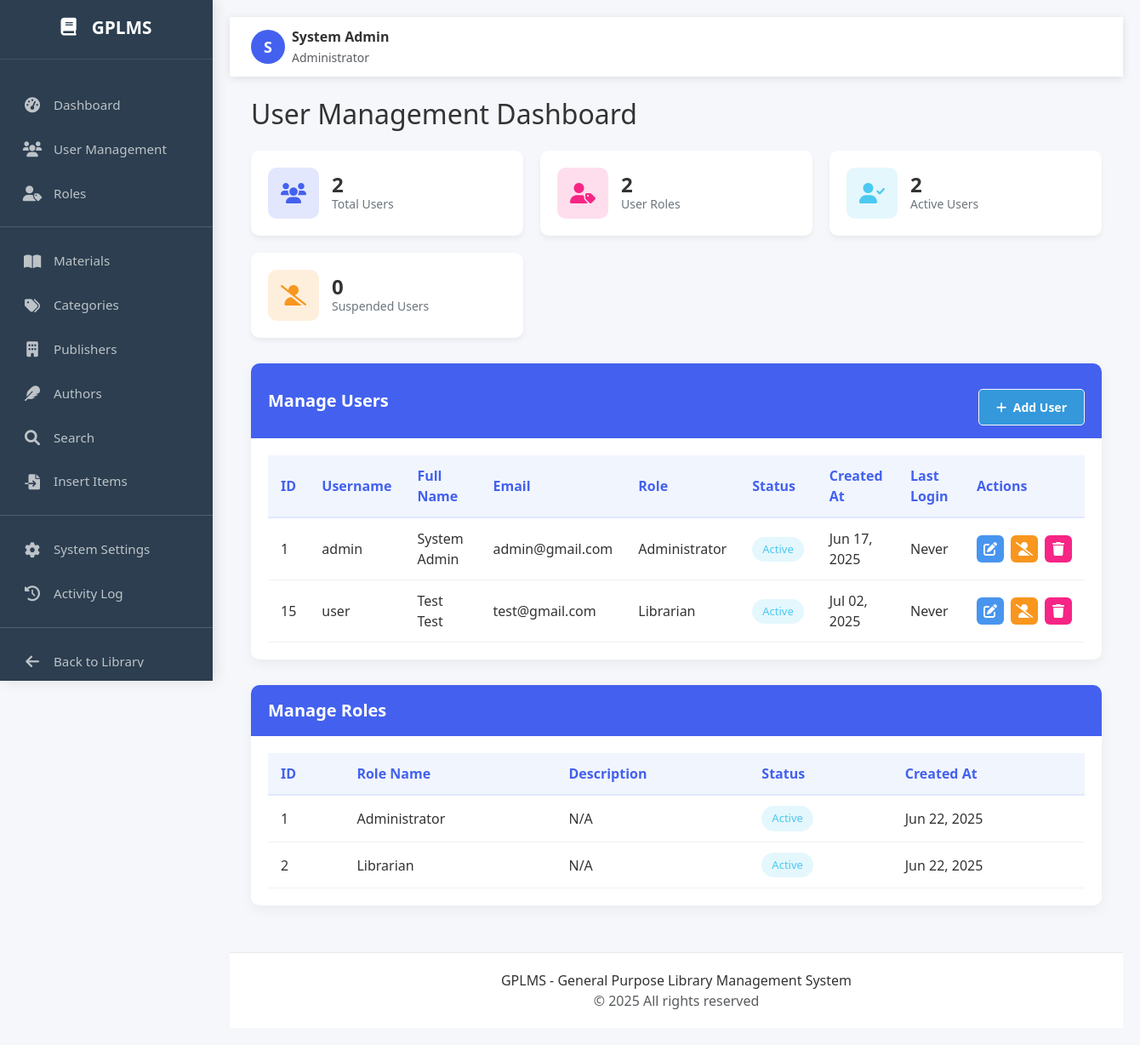
/src/main/users-manager.php (signed in), run on the app's committed database.
### tables this page shows
CREATE TABLE `users` (
  `user_id` int NOT NULL AUTO_INCREMENT,
  `username` varchar(255) NOT NULL,
  `password` varchar(255) NOT NULL,
  `full_name` varchar(255) NOT NULL,
  `email` varchar(255) NOT NULL,
  `phone` varchar(20) DEFAULT NULL,
  `role_id` int NOT NULL,
  `status` enum('active','suspended') NOT NULL DEFAULT 'active',
  `created_at` timestamp NULL DEFAULT CURRENT_TIMESTAMP,
  `last_login` datetime DEFAULT NULL,
  PRIMARY KEY (`user_id`),
  UNIQUE KEY `username` (`username`),
  UNIQUE KEY `email` (`email`),
  KEY `role_id` (`role_id`),
  CONSTRAINT `users_ibfk_1` FOREIGN KEY (`role_id`) REFERENCES `roles` (`role_id`)
);

CREATE TABLE `roles` (
  `role_id` int NOT NULL AUTO_INCREMENT,
  `role_name` varchar(50) NOT NULL,
  `description` text,
  `created_at` timestamp NULL DEFAULT CURRENT_TIMESTAMP,
  `status` enum('active','inactive') NOT NULL DEFAULT 'active',
  PRIMARY KEY (`role_id`),
  UNIQUE KEY `role_name` (`role_name`)
);

### src/conf/translation.php (called while the page is built, shortened)
<?php
$default_language = 'EN';
$lang = $translations[$default_language] ?? $translations['EN'];
?>

### src/components/user-main-content.php (the view, shortened to what this page needs)
<div class="main-content">
    <div class="topbar">
        <div class="user-info">
            <div class="user-avatar">
                <?= strtoupper(substr($current_user['full_name'], 0, 1)) ?>
            </div>
            <div class="ms-2">
                <div class="fw-bold"><?= htmlspecialchars($current_user['full_name']) ?></div>
                <small class="text-muted"><?= $_SESSION['role'] ?></small>
            </div>
        </div>
    </div>
    <div class="content-area">
        <h2 class="mb-4"><?= $lang['user_management_dashboard'] ?></h2>
        <div class="stats-container">
            <div class="stat-card">
                <div class="stat-icon users">
                    <i class="fas fa-users"></i>
                </div>
                <div>
                    <div class="stat-value">
                        <?= count($users) ?>
                    </div>
                    <div class="stat-label"><?= $lang['total_users'] ?></div>
                </div>
            </div>
            <div class="stat-card">
                <div class="stat-icon roles">
                    <i class="fas fa-user-tag"></i>
                </div>
                <div>
                    <div class="stat-value">
                        <?= count($roles) ?>
                    </div>
                    <div class="stat-label"><?= $lang['user_roles'] ?></div>
                </div>
            </div>
            <div class="stat-card">
                <div class="stat-icon active">
                    <i class="fas fa-user-check"></i>
                </div>
                <div>
                    <div class="stat-value">
                        <?= count(array_filter($users, function($user) { return $user['status'] === 'active'; })) ?>
                    </div>
                    <div class="stat-label"><?= $lang['active_users'] ?></div>
                </div>
            </div>
            <div class="stat-card">
                <div class="stat-icon suspended">
                    <i class="fas fa-user-slash"></i>
                </div>
                <div>
                    <div class="stat-value">
                        <?= count(array_filter($users, function($user) { return $user['status'] === 'suspended'; })) ?>
                    </div>
                    <div class="stat-label"><?= $lang['suspended_users'] ?></div>
                </div>
            </div>
        </div>
        <div class="admin-card">
            <div class="card-header">
                <span><?= $lang['manage_users'] ?></span>
                <button class="btn btn-light btn-sm" data-bs-toggle="modal" data-bs-target="#userModal">
                    <i class="fas fa-plus me-1"></i> <?= $lang['add_user'] ?>
                </button>
            </div>
            <div class="card-body">
                <div class="table-responsive">
                    <table class="admin-table">
                        <thead>
                            <tr>
                                <th><?= $lang['id'] ?></th>
                                <th><?= $lang['username'] ?></th>
                                <th><?= $lang['full_name'] ?></th>
                                <th><?= $lang['email'] ?></th>
                                <th><?= $lang['role'] ?></th>
                                <th><?= $lang['status'] ?></th>
                                <th><?= $lang['created_at'] ?></th>
                                <th><?= $lang['last_login'] ?></th>
                                <th><?= $lang['actions'] ?></th>
                            </tr>
                        </thead>
                        <tbody>
                            <?php foreach ($users as $user):
                                $role_stmt = $pdo->prepare("SELECT role_name FROM roles WHERE role_id = ?");
                                $role_stmt->execute([$user['role_id']]);
                                $role_name = $role_stmt->fetchColumn();
                            ?>
                                <tr>
                                    <td><?= $user['user_id'] ?></td>
                                    <td><?= htmlspecialchars($user['username']) ?></td>
                                    <td><?= htmlspecialchars($user['full_name']) ?></td>
                                    <td><?= htmlspecialchars($user['email']) ?></td>
                                    <td><?= htmlspecialchars($role_name) ?></td>
                                    <td>
                                        <span class="status-badge status-<?= $user['status'] ?>">
                                            <?= $lang[$user['status']] ?>
                                        </span>
                                    </td>
                                    <td><?= date('M d, Y', strtotime($user['created_at'])) ?></td>
                                    <td>
                                        <?= $user['last_login'] ? date('M d, Y H:i', strtotime($user['last_login'])) : $lang['never'] ?>
                                    </td>
                                    <td>
                                        <div class="action-btns">
                                            <a href="?edit_user=<?= $user['user_id'] ?>" class="action-btn btn-edit" title="<?= $lang['edit'] ?>">
                                                <i class="fas fa-edit"></i>
                                            </a>
                                            <?php if ($user['status'] === 'active'): ?>
                                                <a href="?status_change=suspend&id=<?= $user['user_id'] ?>" class="action-btn btn-warning" title="<?= $lang['suspend'] ?>">
                                                    <i class="fas fa-user-slash"></i>
                                                </a>
                                            <?php else: ?>
                                                <a href="?status_change=activate&id=<?= $user['user_id'] ?>" class="action-btn btn-success" title="<?= $lang['activate'] ?>">
                                                    <i class="fas fa-user-check"></i>
                                                </a>
                                            <?php endif; ?>
                                            <a href="?delete=user&id=<?= $user['user_id'] ?>" class="action-btn btn-delete" title="<?= $lang['delete'] ?>"
                                               onclick="return confirm('<?= $lang['confirm_delete_user'] ?>')">
                                                <i class="fas fa-trash"></i>
                                            </a>
                                        </div>
                                    </td>
                                </tr>
                            <?php endforeach; ?>
                        </tbody>
                    </table>
                </div>
            </div>
        </div>
        <div class="admin-card">
            <div class="card-header">
                <span><?= $lang['manage_roles'] ?></span>
            </div>
            <div class="card-body">
                <div class="table-responsive">
                    <table class="admin-table">
                        <thead>
                            <tr>
                                <th><?= $lang['id'] ?></th>
                                <th><?= $lang['role_name'] ?></th>
                                <th><?= $lang['description'] ?></th>
                                <th><?= $lang['status'] ?></th>
                                <th><?= $lang['created_at'] ?></th>
                            </tr>
                        </thead>
                        <tbody>
                            <?php foreach ($roles as $role): ?>
                                <tr>
                                    <td><?= $role['role_id'] ?></td>
                                    <td><?= htmlspecialchars($role['role_name']) ?></td>
                                    <td><?= htmlspecialchars($role['description'] ?? $lang['na']) ?></td>
                                    <td>
                                        <span class="status-badge status-<?= $role['status'] === 'active' ? 'active' : 'suspended' ?>">
                                            <?= $lang[$role['status']] ?>
                                        </span>
                                    </td>
                                    <td><?= date('M d, Y', strtotime($role['created_at'])) ?></td>
                                </tr>
                            <?php endforeach; ?>
                        </tbody>
                    </table>
                </div>
            </div>
        </div>
    </div>
    <footer>
        <p class="mb-0"><?= $lang['gplms_footer'] ?></p>
        <p class="text-muted mb-0">© <?= date('Y') ?> <?= $lang['all_rights_reserved'] ?></p>
    </footer>
</div>

### src/styles/users-manager-gen-styles.css (style rules this page uses)
:root { --primary: #4361ee; --secondary: #3f37c9; --success: #4cc9f0; --info: #4895ef; --warning: #f8961e; --danger: #f72585; --dark: #212529; --light: #f8f9fa; --sidebar-width: 250px; --topbar-height: 70px; }
* { margin: 0; padding: 0; box-sizing: border-box; }
body { font-family: 'Segoe UI', Tahoma, Geneva, Verdana, sans-serif; background-color: #f5f7fb; color: #333; display: flex; min-height: 100vh; overflow-x: hidden; }
.main-content { flex: 1; margin-left: var(--sidebar-width); min-height: 100vh; display: flex; flex-direction: column; }
.topbar { height: var(--topbar-height); background-color: white; box-shadow: 0 2px 10px rgba(0, 0, 0, 0.1); display: flex; align-items: center; justify-content: space-between; padding: 0 25px; z-index: 99; }
.user-info { display: flex; align-items: center; }
.content-area { flex: 1; padding: 25px; }
.admin-card { background-color: white; border-radius: 10px; box-shadow: 0 5px 15px rgba(0,0,0,0.05); overflow: hidden; margin-bottom: 30px; transition: transform 0.3s ease; }
.card-header { background-color: var(--primary); color: white; padding: 15px 20px; display: flex; justify-content: space-between; align-items: center; }
.card-header span { font-size: 20px; font-weight: 600; }
.card-body { padding: 20px; }
.admin-table { width: 100%; border-collapse: separate; border-spacing: 0; }
.admin-table th { background-color: #f1f5fd; color: var(--primary); padding: 12px 15px; text-align: left; font-weight: 600; border-bottom: 2px solid #e0e7ff; }
.admin-table td { padding: 12px 15px; border-bottom: 1px solid #eef2f7; }
.status-badge { display: inline-block; padding: 5px 12px; border-radius: 20px; font-size: 13px; font-weight: 500; }
.status-active { background-color: rgba(76, 201, 240, 0.15); color: #4cc9f0; }
.action-btns { display: flex; gap: 8px; }
.action-btn { display: inline-flex; align-items: center; justify-content: center; width: 32px; height: 32px; border-radius: 6px; color: white; text-decoration: none; transition: all 0.2s; }
.btn-edit { background-color: var(--info); }
.btn-warning { background-color: var(--warning); }
.btn-delete { background-color: var(--danger); }
.stats-container { display: grid; grid-template-columns: repeat(auto-fit, minmax(240px, 1fr)); gap: 20px; margin-bottom: 30px; }
.stat-card { background: white; border-radius: 10px; padding: 20px; box-shadow: 0 4px 6px rgba(0,0,0,0.05); display: flex; align-items: center; }
.stat-icon { width: 60px; height: 60px; border-radius: 10px; display: flex; align-items: center; justify-content: center; margin-right: 15px; font-size: 24px; }
.stat-icon.users { background-color: rgba(67, 97, 238, 0.15); color: var(--primary); }
.stat-icon.roles { background-color: rgba(247, 37, 133, 0.15); color: var(--danger); }
.stat-icon.active { background-color: rgba(76, 201, 240, 0.15); color: var(--success); }
.stat-icon.suspended { background-color: rgba(248, 150, 30, 0.15); color: var(--warning); }
.stat-value { font-size: 24px; font-weight: 700; line-height: 1; }
.stat-label { color: #6c757d; font-size: 14px; }
.user-avatar { width: 40px; height: 40px; border-radius: 50%; background: var(--primary); color: white; display: flex; align-items: center; justify-content: center; font-weight: bold; font-size: 18px; }
footer { padding: 20px; background-color: #fff; text-align: center; border-top: 1px solid #eaeaea; }

### src/styles/components/sidebar1.css (style rules this page uses)
.main-content { flex: 1; margin-left: var(--sidebar-width); padding: 20px; }
.btn { display: inline-block; background: #3498db; color: white; padding: 10px 20px; border-radius: 5px; text-decoration: none; font-weight: 600; margin-top: 15px; transition: background 0.3s; }

### data on the page
users: full_name "S", full_name "System Admin", user_id "1", username "admin", email "admin@gmail.com", role.role_name "Administrator", status "Active", created_at "Jun 17, 2025", never "Never"
users: user_id "15", username "user", full_name "Test Test", email "test@gmail.com", role.role_name "Librarian", status "Active", created_at "Jul 02, 2025", never "Never"
roles: role_id "1", role_name "Administrator", description "N/A", status "Active", created_at "Jun 22, 2025"
roles: role_id "2", role_name "Librarian", description "N/A", status "Active", created_at "Jun 22, 2025"

### other printed values
$library_name "GPLMS"
$lang['dashboard'] "Dashboard"
$lang['user_management'] "User Management"
$lang['roles'] "Roles"
$lang['materials'] "Materials"
$lang['categories'] "Categories"
$lang['publishers'] "Publishers"
$lang['authors'] "Authors"
$lang['search'] "Search"
$lang['insert'] "Insert Items"
$lang['system_settings'] "System Settings"
$lang['activity_log'] "Activity Log"
$lang['back_to_library'] "Back to Library"
$_SESSION['role'] "Administrator"
$lang['user_management_dashboard'] "User Management Dashboard"
